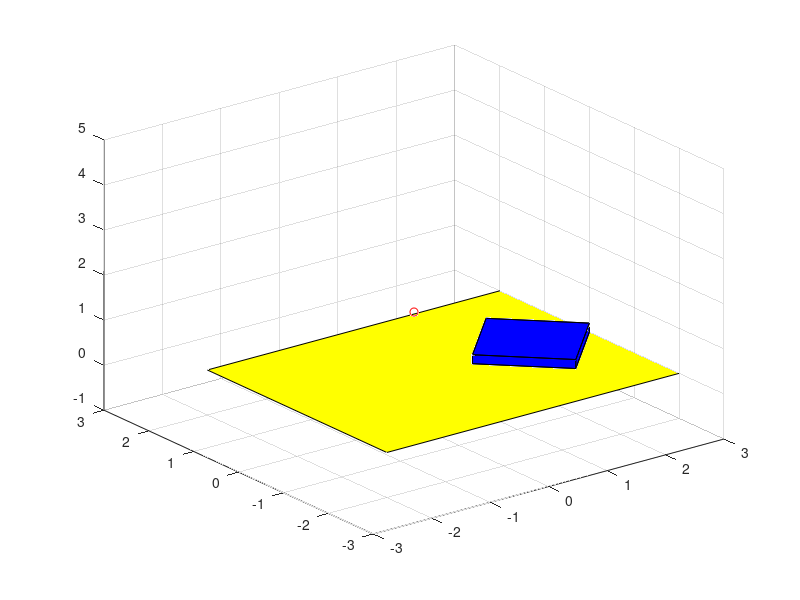

MATLAB code to generate this figure:
%
%
%
% 
world=zeros(4,3,7);
sq2=sqrt(2);
hi=0.2;
el=1; %element length
dis=1; %distance to origin
world(:,:,1)=[dis 0 0; dis+el -el 0; dis+2*el 0 0; dis+el el 0]; % bottom
world(:,:,2)=[dis 0 hi; dis+el -el hi; dis+2*el 0 hi; dis+el  el hi]; % upper
world(:,:,3)=[dis,0,0; dis+el,-el,0; dis+el,-el,hi;  dis,0,hi]; %front right
world(:,:,4)=[dis,0,0; dis,0,hi; dis+el,el,hi; dis+el,el,0]; %front left
world(:,:,5)=[dis+el,-el,0; dis+2*el,0,0; dis+2*el,0,hi; dis+el,-el,hi]; %behind right
world(:,:,6)=[dis+2*el,0,0;  dis+el,el,0;  dis+el,el,hi;  dis+2*el,0,hi];  %behind left
world(:,:,7)=[4,-2,0;  4,2,0;  -2,2,0;  -2,-2,0]; %ground 

h=1.5;
MyCamera=[0 0 h];
figure;
title('Object');    
plot3(MyCamera(1),MyCamera(2),MyCamera(3),'or');
hold on;
grid on;
view(3);
axis([-3 3 -3 3 -1 5]);
handle=[];
for cnt1=1:6
    xx=[world(:,1,cnt1); world(1,1,cnt1)]';
    yy=[world(:,2,cnt1); world(1,2,cnt1)]';
    zz=[world(:,3,cnt1); world(1,3,cnt1)]';
    p1=patch('XData',xx,'YData',yy,'ZData',zz,'FaceColor','blue');
    handle=[handle; p1];
end

 xx=[world(:,1,7); world(1,1,7)]';
 yy=[world(:,2,7); world(1,2,7)]';
 zz=[world(:,3,7); world(1,3,7)]';
 p1=patch('XData',xx,'YData',yy,'ZData',zz,'FaceColor','yellow');
 handle=[handle; p1];
 
%  for cnt1=1:length(handle)
%      set(handle(cnt1), 'FaceColor','interp');
%  end
%  colormap(hot(10));